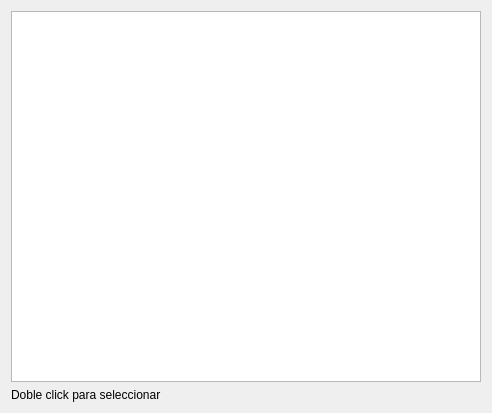
<?xml version="1.0" encoding="UTF-8"?>
<ui version="4.0">
 <class>DialogSelectMovie</class>
 <widget class="QDialog" name="DialogSelectMovie">
  <property name="geometry">
   <rect>
    <x>0</x>
    <y>0</y>
    <width>492</width>
    <height>413</height>
   </rect>
  </property>
  <property name="windowTitle">
   <string>Agregar Pelicula al Horario</string>
  </property>
  <layout class="QVBoxLayout" name="verticalLayout">
   <item>
    <widget class="QListWidget" name="listMovie"/>
   </item>
   <item>
    <widget class="QLabel" name="label">
     <property name="text">
      <string>Doble click para seleccionar</string>
     </property>
    </widget>
   </item>
  </layout>
 </widget>
 <resources/>
 <connections/>
</ui>
